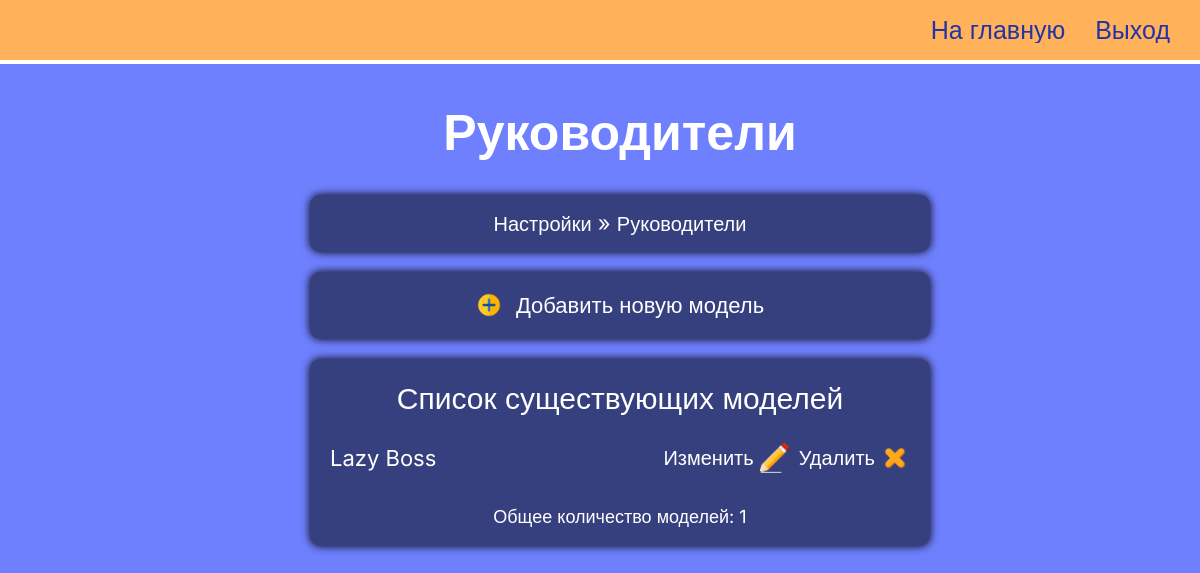
Page /customization/change-boss/ (signed in) on the earlier database version.
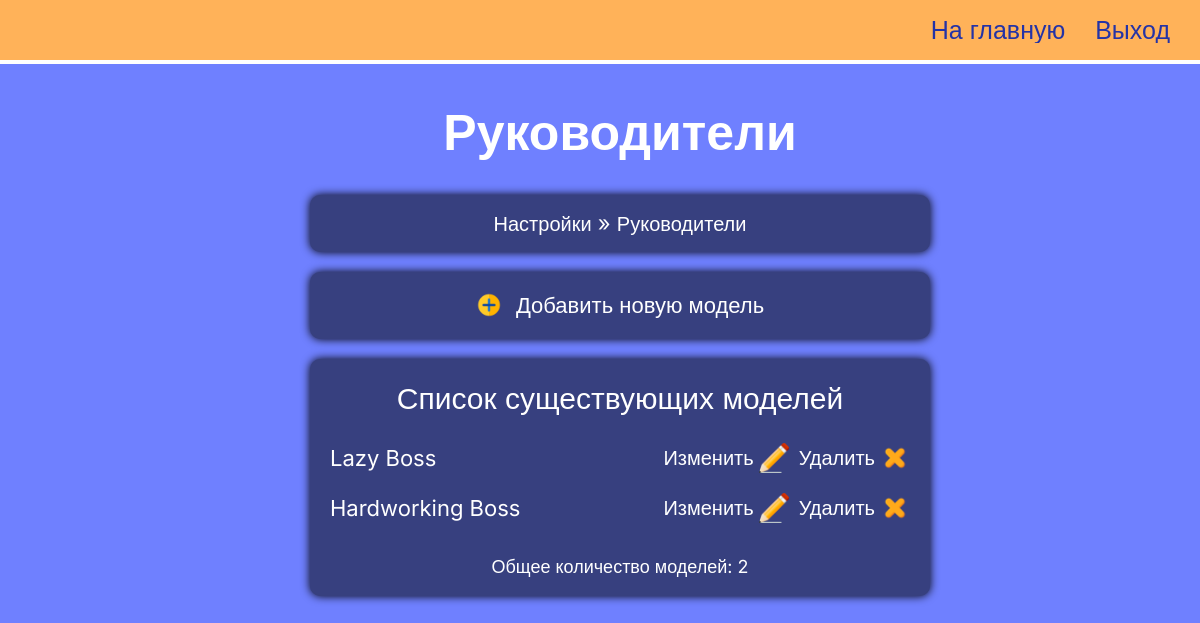
Same page on the later database version.
### simetra_app/models.py (models this page shows, shortened)
class Boss(models.Model):
    class Meta:
        verbose_name_plural = 'Bosses'
    def get_upload_path(self, filename):
        return Path('main_page/bosses', get_uuid4_filename(filename))
    name = models.CharField(max_length=100)
    position = models.CharField(max_length=200)
    quote = models.TextField()
    image = models.ImageField(
        default='main_page/bosses/default-avatar.jpg',
        upload_to=get_upload_path,
    )

### simetra_app/views.py (the view)
@login_required(login_url='simetra_app:staff-login')
def change_boss_model(request):
    context = get_context_to_change_model(Boss)
    context['heading'] = 'Руководители'
    context['object_name'] = 'boss'
    context = update_context_for_customization_pages_navbar(request, context)
    return render(request, 'simetra_app/change-model.html', context)

### simetra_app/views.py (called while the page is built)
def get_context_to_change_model(Object):
    context = {
        'list_of_objects': Object.objects.all(),
        'number_of_objects': Object.objects.all().count(),
    }
    is_object_city = ContentType.objects.get_for_model(Object) == \
        ContentType.objects.get_for_model(City)
    if is_object_city:
        context["is_city"] = True
    return context

def update_context_for_customization_pages_navbar(request, context):
    def is_it_update_page(url_ancestors_name_list):
        return url_ancestors_name_list[-2][:7] == 'update-'
    url_ancestors_name_list = request.path.split('/')[1:-1]
    if is_it_update_page(url_ancestors_name_list):
        context['update_model'] = url_ancestors_name_list[-2]
        context['model_id'] = url_ancestors_name_list[-1]
        context['is_this_update_page'] = True
        del(url_ancestors_name_list[-2])
        del(url_ancestors_name_list[-1])
    context['url_ancestors_name_list'] = url_ancestors_name_list
    return context

### simetra_app/templates/simetra_app/change-model.html (shortened to what this page needs)
{% load static %}
<!DOCTYPE html>
<html lang="ru">
<head>
  <link rel="stylesheet" href="{% static 'simetra_app/customization_page/change-model/styles/style.css' %}" />
  <link rel="stylesheet" href="{% static 'simetra_app/customization_page/common-static/styles/style.css' %}" />
</head>
<body>
  <div class="wrapper">
    <header class="header">
      <div class="header__container">
        <nav class="header__menu menu">
          <ul class="menu__list">
            <li class="menu__item">
              <a href="{% url 'simetra_app:customization' %}" class="menu__link _link">На главную</a>
            </li>
            <li class="menu__item">
              <a href="{% url 'simetra_app:staff-logout' %}" class="menu__link _link">Выход</a>
            </li>
          </ul>
        </nav>
      </div>
    </header>
    <main class="page">
      <section class="page__home home">
        <div class="home__container _center-block">
          <h1 class="home__title _center-text">{{ heading }}</h1>
          <div class="home__navbar _center-text">
            {% include 'simetra_app/customization-navbar.html' %}
          </div>
          {% with 'simetra_app:create-'|add:object_name as creation_link %}
            <p class="_center-text"><a class="home__add _link" href="{% url creation_link %}">Добавить новую модель</a></p>
          {% endwith %}
          <div class="home__block">
            <h2 class="home__caption _center-text">Список существующих моделей</h2>
            <ul>
              {% for object in list_of_objects %}
                <li class="home__item">
                  {% if is_city %}
                    <span name="city-name">{{ object.name }}</span>
                  {% else %}
                    {{ object.name }}
                  {% endif %}
                  <div class="home__options">
                    {% with 'simetra_app:update-'|add:object_name as updating_link %}
                      <a class="home__change _link" href="{% url updating_link object.id %}">
                        <span>Изменить</span>
                        <img class="home__option-image" src="{% static 'simetra_app/customization_page/change-model/assets/img/change.png' %}">
                      </a>
                    {% endwith %}
                    {% with 'simetra_app:delete-'|add:object_name as deleting_link %}
                      <a class="home__delete _link" href="{% url deleting_link object.id %}">
                        <span>Удалить</span>
                        <img class="home__option-image" src="{% static 'simetra_app/customization_page/change-model/assets/img/delete.png' %}">
                      </a>
                    {% endwith %}
                  </div>
                </li>
              {% endfor %}
            </ul>
            <p class="_center-text">Общее количество моделей: {{ number_of_objects }}</p>
          </div>
      </section>
    </main>
  </div>
</body>
</html>

### simetra_app/templates/simetra_app/customization-navbar.html (shortened to what this page needs)
{% load static %}
<link rel="stylesheet" href="{% static 'simetra_app/customization_page/customization-navbar/styles/style.css' %}" />
<ul>
  {% for ancestor in url_ancestors_name_list %}
    {% with 'simetra_app:'|add:ancestor as ancestor_url %}
      <li>
        <a href="{% url ancestor_url %}">
          <span class="_link" name="navbar-element-name">{{ ancestor }}</span>
        </a>
      </li>
      <span name="quotation-mark">»</span>
    {% endwith %}
  {% endfor%}
</ul>

### simetra_app/static/simetra_app/customization_page/change-model/styles/style.css (style rules this page uses)
* { padding: 0; margin: 0; border: 0; }
*, *:before, *:after { -webkit-box-sizing: border-box; box-sizing: border-box; }
nav, footer, header, aside { display: block; }
html, body { height: 100%; width: 100%; font-size: 100%; line-height: 1; font-size: 14px; -ms-text-size-adjust: 100%; -moz-text-size-adjust: 100%; -webkit-text-size-adjust: 100%; }
a, a:visited { text-decoration: none; }
ul li { list-style: none; }
img { vertical-align: top; }
h1, h2, h3, h4, h5, h6 { font-size: inherit; font-weight: 400; }
body { font-family: "Inter", sans-serif; font-size: 18px; background-color: #6f80ff; }
.wrapper { min-height: 100%; overflow: hidden; display: -webkit-box; display: -ms-flexbox; display: flex; -webkit-box-orient: vertical; -webkit-box-direction: normal; -ms-flex-direction: column; flex-direction: column; }
._link { display: block; color: #ffffff; font-size: 20px; -webkit-transition: 0.5s; transition: 0.5s; }
._center-block { margin-left: auto; margin-right: auto; }
._center-text { text-align: center; }
.header { position: absolute; border-bottom: 4px solid white; background-color: #ffb259; width: 100%; left: 0; top: 0; z-index: 10; }
.header__container { max-width: 1400px; margin: 0px auto; padding: 0px 10px; display: -webkit-box; display: -ms-flexbox; display: flex; min-height: 60px; -webkit-box-align: center; -ms-flex-align: center; align-items: center; -webkit-box-pack: justify; -ms-flex-pack: justify; justify-content: space-between; }
.menu { width: 100%; }
.menu__list { display: -webkit-box; display: -ms-flexbox; display: flex; -ms-flex-wrap: wrap; flex-wrap: wrap; -webkit-box-pack: end; -ms-flex-pack: end; justify-content: flex-end; padding: 0px 20px; gap: 20px 30px; }
.menu__link { font-size: 25px; color: #2433a6; -webkit-transition: 0.3s; transition: 0.3s; }
.page { -webkit-box-flex: 1; -ms-flex: 1 1 auto; flex: 1 1 auto; }
.home { color: #ffffff; padding: 100px 0px 0px 0px; }
.home__container { padding: 0px 10px 0px 50px; max-width: 680px; }
.home__title { font-weight: bold; font-size: 50px; line-height: 130%; margin-bottom: 30px; }
.home__navbar { font-size: 22px; line-height: 120%; margin-bottom: 20px; border-radius: 10px; -webkit-box-shadow: 0px 0px 10px 0px black; box-shadow: 0px 0px 10px 0px black; padding: 15px 15px; background-color: #37407f; }
.home__add { font-size: 22px; line-height: 120%; margin-bottom: 20px; border-radius: 10px; -webkit-box-shadow: 0px 0px 10px 0px black; box-shadow: 0px 0px 10px 0px black; padding: 20px 15px; background-color: #37407f; }
.home__add::before { content: ""; background: url("../assets/img/add.png") no-repeat; font-size: 22px; padding-left: 40px; background-size: contain; }
.home__caption { font-size: 30px; margin-bottom: 20px; line-height: 130%; }
.home__block { padding: 10px 0px; border-radius: 10px; -webkit-box-shadow: 0px 0px 10px 0px black; box-shadow: 0px 0px 10px 0px black; padding: 20px 15px; margin-bottom: 30px; background-color: #37407f; }
.home__item { margin-bottom: 10px; display: -webkit-box; display: -ms-flexbox; display: flex; font-size: 22px; -webkit-box-pack: justify; -ms-flex-pack: justify; justify-content: space-between; -webkit-box-align: center; -ms-flex-align: center; align-items: center; -ms-flex-wrap: wrap; flex-wrap: wrap; gap: 10px 40px; padding: 5px; border-radius: 5px; }
.home__item:last-child { margin-bottom: 30px; }
.home__options { display: -webkit-box; display: -ms-flexbox; display: flex; -webkit-box-align: center; -ms-flex-align: center; align-items: center; gap: 10px 10px; }
.home__change, .home__delete { display: -webkit-box; display: -ms-flexbox; display: flex; -webkit-box-align: center; -ms-flex-align: center; align-items: center; gap: 0px 5px; }
.home__option-image { width: 30px; }

### simetra_app/static/simetra_app/customization_page/common-static/styles/style.css (style rules this page uses)
._center-block { margin-left: auto; margin-right: auto; }
._center-text { text-align: center; }

### simetra_app/static/simetra_app/customization_page/customization-navbar/styles/style.css (style rules this page uses)
a { color: white; }
ul { overflow: hidden; }
li { display: inline-block; }

Differences in the rows shown:
added Boss: name "Hardworking Boss"
Other differences:
{{ number_of_objects }}: "1" → "2"
